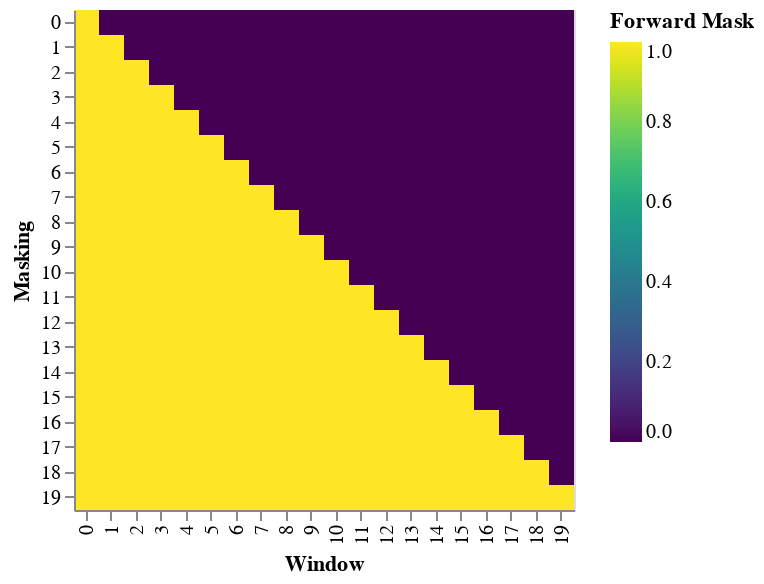

The code cell stored with this chart in its notebook:
### Code cell
# a visualization of a sample mask
def show_sample_mask(size):
    LS_data = pd.concat(
    [
            pd.DataFrame(
                {
                    "Forward Mask": forward_mask(size)[0][x, y].flatten(),
                    "Window": y,
                    "Masking": x,
                }
            )
            for y in range(size)
            for x in range(size)
        ]
    )
    
    return (
        alt.Chart(LS_data)
        .mark_rect()
        .properties(height=250, width=250)
        .encode(
        alt.X("Window:O"),
        alt.Y("Masking:O"),
        alt.Color("Forward Mask:Q", scale=alt.Scale(scheme="viridis"))
        )
        .interactive()
        
        )


show_sample_mask(20)

### Figure 1 — Vega-Lite specification as saved in the notebook (floating-point values rounded to 4 significant figures; data arrays with more than 128 entries replaced by an {"elided": "..."} marker saying what was removed)
{"config": {"view": {"continuousWidth": 400, "continuousHeight": 300}}, "data": {"name": "data-1578524305ec47c86d1d748d8b22b92c"}, "mark": "rect", "encoding": {"color": {"field": "Forward Mask", "scale": {"scheme": "viridis"}, "type": "quantitative"}, "x": {"field": "Window", "type": "ordinal"}, "y": {"field": "Masking", "type": "ordinal"}}, "height": 250, "selection": {"selector012": {"type": "interval", "bind": "scales", "encodings": ["x", "y"]}}, "width": 250, "$schema": "https://vega.github.io/schema/vega-lite/v4.17.0.json", "datasets": {"data-1578524305ec47c86d1d748d8b22b92c": {"elided": "400 records"}}}
